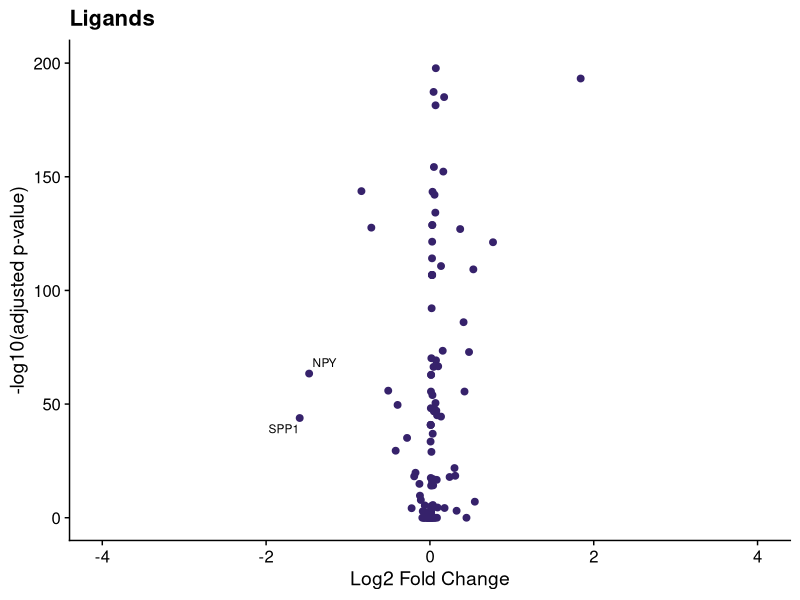
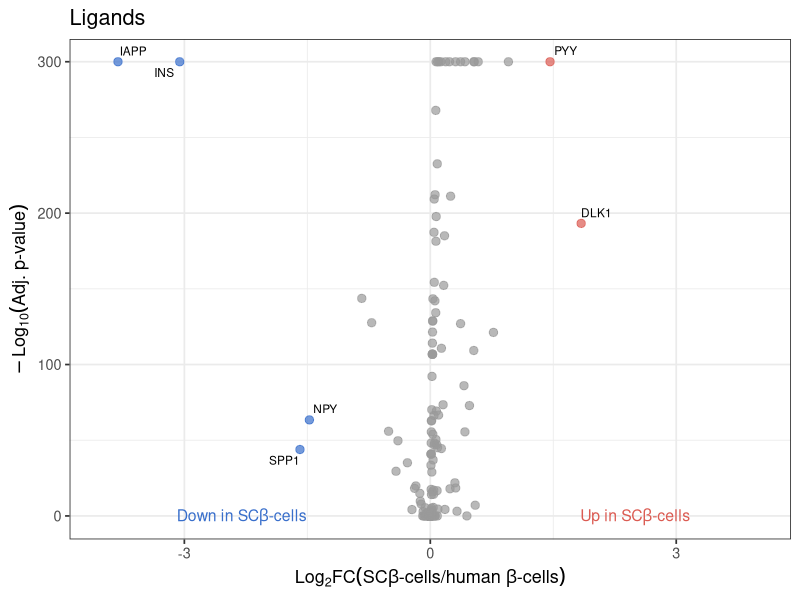
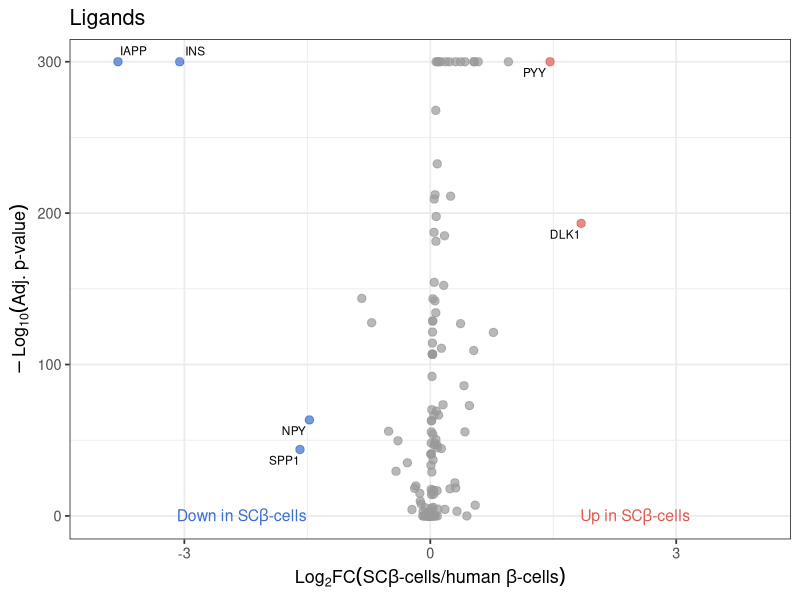

Write the R code that produced these figures, in order. (Note: this script raises an error after producing the figures.)
# analyze seurat integration analysis data from Meltem
# compared the eBCs cell group from the lynn lab sorted stem cell dataset to
# the beta-cells group in the lynn lab human islet dataset


# load packages
library(tidyverse)
library(cowplot)
library(ggrepel) 


###################### load data ####################################



# open integration analysis data
integration_df <- (read.csv("single_cell_analysis/data/markers_humanislet_vs_enrichedbeta_minpct0_lfc0.txt", 
                          sep = "\t")) %>% 
  rename(hgnc_symbol = hgnc_gene_id) %>% 
  # also change the direction of the Fold change ratio for consistency
  # with the proteomics fold change, which is stem cell over human islet
  # data from meltem is human beta cells over eBCs
  # take the negative to invert the direction of the fold change
  mutate(inverse_avg_log2FC = -avg_log2FC) %>% 
  # replace absolute 0 adj p values with 1e-300 for graphical purposes
  mutate(p_val_adj = ifelse(p_val_adj == 0, 1e-300, p_val_adj))


# open latest receptors list
receptors_df <- (read.csv("ligand_receptor_lists/feb2022_new_lists/OmniPath/data/receptors_with_proteomics_DE.tsv", 
                          sep = "\t"))
# open latest ligands list
ligands_df <- (read.csv("ligand_receptor_lists/feb2022_new_lists/OmniPath/data/ligands_with_proteomics_DE.tsv", 
                        sep = "\t")) 



######## append integration data to ligand/receptor lists ####################

# append to receptors
receptors_df <- receptors_df %>% 
  left_join(integration_df,
            by = "hgnc_symbol") %>% 
  # only keep log2FC and adj p value columns
  select(-avg_log2FC,
         -p_val,
         -pct.1,
         -pct.2) %>% 
  # rename columns for clarity in the main datatables
  rename(eBC_beta_scRNA_log2FC = inverse_avg_log2FC,
         eBC_beta_scRNA_adj_p_value = p_val_adj) %>% 
  # reorder columns for consistency with proteomics 
  relocate(eBC_beta_scRNA_adj_p_value,
           .after = eBC_beta_scRNA_log2FC)


# append to ligands
ligands_df <- ligands_df %>% 
  left_join(integration_df,
            by = "hgnc_symbol") %>% 
# only keep log2FC and adj p value columns
select(-avg_log2FC,
       -p_val,
       -pct.1,
       -pct.2) %>% 
  # rename columns for clarity in the main datatables
  rename(eBC_beta_scRNA_log2FC = inverse_avg_log2FC,
         eBC_beta_scRNA_adj_p_value = p_val_adj) %>% 
  # reorder columns for consistency with proteomics 
  relocate(eBC_beta_scRNA_adj_p_value,
           .after = eBC_beta_scRNA_log2FC)


# save new datatables
write_tsv(ligands_df,
          "ligand_receptor_lists/feb2022_new_lists/OmniPath/data/ligands_with_scRNA_DE.tsv")

write_tsv(receptors_df,
          "ligand_receptor_lists/feb2022_new_lists/OmniPath/data/receptors_with_scRNA_DE.tsv")


############## check number of genes with integration data #####################

# View data
ligands_df %>% 
  filter(keep_in_list %in% c("Yes", "TBD")) %>% 
  filter(consensus_score > 4) %>% 
  select(hgnc_symbol,
         sorted_eBCs,
         Beta,
         eBC_beta_scRNA_log2FC,
         eBC_beta_scRNA_adj_p_value) %>%
  View()

# check number of ligands/receptors that arent NA in the integration
# ligands
ligands_df %>% 
  filter(keep_in_list %in% c("Yes", "TBD")) %>% 
  filter(consensus_score > 4) %>% 
  filter(!is.na(eBC_beta_scRNA_log2FC)) %>% 
  select(hgnc_symbol,
         sorted_eBCs,
         Beta,
         eBC_beta_scRNA_log2FC,
         eBC_beta_scRNA_adj_p_value) %>%
  View()
# 202 ligands without NA's

# receptors
receptors_df %>% 
  filter(keep_in_list %in% c("Yes", "TBD")) %>% 
  filter(consensus_score > 7) %>% 
  filter(!is.na(eBC_beta_scRNA_log2FC)) %>% 
  select(hgnc_symbol,
         sorted_eBCs,
         Beta,
         eBC_beta_scRNA_log2FC,
         eBC_beta_scRNA_adj_p_value) %>%
  View()
# 231 receptors



######################## ligands volcano plot ############################

# ligands
ligands_df %>% 
  filter(keep_in_list %in% c("Yes", "TBD")) %>% 
  filter(consensus_score > 4) %>% 
  ggplot(aes(x = eBC_beta_scRNA_log2FC, 
             y = -log10(eBC_beta_scRNA_adj_p_value),
             label = hgnc_symbol)) +
  geom_point(colour = "#36226B", size = 2) +
  labs(x = "Log2 Fold Change",
       y = "-log10(adjusted p-value)") +
  ggtitle("Ligands") +
  scale_y_continuous(limits = c(0,200)) +
  scale_x_continuous(limits = c(-4,4)) +
  geom_text_repel(data=subset(ligands_df %>% 
                                filter(keep_in_list %in% c("Yes", "TBD")) %>% 
                                filter(consensus_score > 4) %>% 
                                filter(eBC_beta_scRNA_log2FC < -1)), 
                  size = 3) +
  theme_cowplot()






ligands_df_2 <- ligands_df %>% 
  filter(keep_in_list %in% c("Yes", "TBD")) %>% 
  filter(consensus_score > 4) %>% 
  # create column with log2FC threshold data 
  mutate(log2FC_threshold = cut(eBC_beta_scRNA_log2FC, 
                                #  based on log2 transformed breakpoints
                                breaks=c(-Inf,-1,1,Inf), 
                                labels=c(-1,0,1))) %>%
  # create column with adj p value threshold
  mutate(adjpvalue_threshold = cut(eBC_beta_scRNA_adj_p_value,
                                   breaks = c(-Inf,0.05,Inf),
                                   labels = c(1,0))) %>%
  # create column that combines both thresholds by multiplying
  # have to convert factor columns to numeric
  mutate(sig_change_threshold = as.numeric(as.character(log2FC_threshold)) 
         * as.numeric(as.character(adjpvalue_threshold)),
         sig_change_threshold = cut(sig_change_threshold,
                                    breaks=c(-Inf,-0.5,0.5,Inf), 
                                    labels=c("Up in human islets",
                                             "no change",
                                             "Up in SC-islets")))
  # plot
ligands_df_2 %>% 
  ggplot(aes(x = eBC_beta_scRNA_log2FC, 
             y = -log10(eBC_beta_scRNA_adj_p_value),
             label = hgnc_symbol)) +
  # colour points based on the threshold
  geom_point(aes(colour = sig_change_threshold),
             size = 2.5,
             alpha = 0.7) +
  scale_colour_manual(values = c("#396FCB", "gray60", "#DB5B52")) +
  labs(x = bquote(Log["2"]*FC(paste("SC", beta, "-cells/human ", beta, "-cells"))),
       y = bquote(-Log["10"]("Adj. p-value"))) +
  scale_x_continuous(limits = c(-4,4),
                     breaks = c(-3,0,3)) +
#  scale_y_continuous(limits = c(0,320)) +
  ggtitle("Ligands") +
  # add text labels to the colours
  annotate("text",
           x = -2.3, 
           y = -0.5, 
           label = expression(paste("Down in SC", beta, "-cells")),
           size = 4,
           colour = "#396FCB") +
  annotate("text",
           x = 2.5, 
           y = -0.5, 
           label = expression(paste("Up in SC", beta, "-cells")),
           size = 4,
           colour = "#DB5B52") +
  geom_text_repel(data=ligands_df_2 %>% 
                    filter(keep_in_list %in% c("Yes", "TBD")) %>% 
                    filter(consensus_score > 4) %>% 
                    filter(sig_change_threshold %in% c("Up in human islets",
                                                       "Up in SC-islets")),
                  size = 3) +
  theme_bw(base_size = 13) +
  theme(legend.position="none")


# save the plot
ggsave("ligand_receptor_lists/feb2022_new_lists/OmniPath/figures/scRNAseq_volcano_plots/ligands_scRNAseq_volcano_eBC_vs_betacell.png",
       scale = 1.5)





########################## receptors volcano plot ####################################
receptors_df %>% 
  filter(keep_in_list %in% c("Yes", "TBD")) %>% 
  filter(consensus_score > 7) %>% 
  ggplot(aes(x = avg_log2FC, 
             y = -log10(p_val_adj),
             label = hgnc_symbol)) +
  geom_point(colour = "#1F9274", size = 2) +
  labs(x = "Log2 Fold Change",
       y = "-log10(adjusted p-value)") +
  ggtitle("Receptors") +
  scale_y_continuous(limits = c(0,200)) +
  scale_x_continuous(limits = c(-2,2)) +
  geom_text_repel(data=subset(receptors_df %>% 
                                filter(keep_in_list %in% c("Yes", "TBD")) %>% 
                                filter(consensus_score > 7)), 
                  size = 3,
                  max.overlaps = 30,
                  force = 30,
                  max.time = 10) +
  theme_cowplot()






receptors_df_2 <- receptors_df %>% 
  filter(keep_in_list %in% c("Yes", "TBD")) %>% 
  filter(consensus_score > 7) %>% 
  # create column with log2FC threshold data 
  mutate(log2FC_threshold = cut(eBC_beta_scRNA_log2FC, 
                                #  based on log2 transformed breakpoints
                                breaks=c(-Inf,-0.5,0.5,Inf), 
                                labels=c(-1,0,1))) %>%
  # create column with adj p value threshold
  mutate(adjpvalue_threshold = cut(eBC_beta_scRNA_adj_p_value,
                                   breaks = c(-Inf,0.05,Inf),
                                   labels = c(1,0))) %>%
  # create column that combines both thresholds by multiplying
  # have to convert factor columns to numeric
  mutate(sig_change_threshold = as.numeric(as.character(log2FC_threshold)) 
         * as.numeric(as.character(adjpvalue_threshold)),
         sig_change_threshold = cut(sig_change_threshold,
                                    breaks=c(-Inf,-0.5,0.5,Inf), 
                                    labels=c("Up in human islets",
                                             "no change",
                                             "Up in SC-islets")))
# plot
receptors_df_2 %>% 
  ggplot(aes(x = eBC_beta_scRNA_log2FC, 
             y = -log10(eBC_beta_scRNA_adj_p_value),
             label = hgnc_symbol)) +
  # colour points based on the threshold
  geom_point(aes(colour = sig_change_threshold),
             size = 2.5,
             alpha = 0.7) +
  scale_colour_manual(values = c("#396FCB", "gray60", "#DB5B52")) +
  labs(x = bquote(Log["2"]*FC(paste("SC", beta, "-cells/human ", beta, "-cells"))),
       y = bquote(-Log["10"]("Adj. p-value"))) +
  scale_x_continuous(limits = c(-2,2),
                     breaks = c(-2,0,2)) +
  scale_y_continuous(limits = c(0,320)) +
  ggtitle("Receptors") +
  # add text labels to the colours
  annotate("text",
           x = -1.2, 
           y = -0, 
           label = expression(paste("Down in SC", beta, "-cells")),
           size = 4,
           colour = "#396FCB") +
  annotate("text",
           x = 1.2, 
           y = -0, 
           label = expression(paste("Up in SC", beta, "-cells")),
           size = 4,
           colour = "#DB5B52") +
  geom_text_repel(data=receptors_df_2 %>% 
                    filter(keep_in_list %in% c("Yes", "TBD")) %>% 
                    filter(consensus_score > 7) %>% 
                    filter(sig_change_threshold %in% c("Up in human islets",
                                                       "Up in SC-islets")),
                  size = 3,
                  force_pull = 1,
                  max.overlaps = 10,
                  max.time = 3,
                  force = 20) +
  theme_bw(base_size = 13) +
  theme(legend.position="none")


# save the plot
# save the plot
ggsave("ligand_receptor_lists/feb2022_new_lists/OmniPath/figures/scRNAseq_volcano_plots/receptors_scRNAseq_volcano_eBC_vs_betacell.png",
       scale = 1.5)




# ggsave("ligand_receptor_lists/feb2022_new_lists/OmniPath/figures/scRNAseq_volcano_plots/receptors_scRNAseq_volcano_eBC_vs_betacell_log2fc0_5.JPG",
#        device = "jpg",
#        width = 1500,
#        height = 1500,
#        units = "px",
#        scale = 0.8)



########################## all genes volanco plot ####################################


integration_df %>% 
# create column with log2FC threshold data 
mutate(log2FC_threshold = cut(inverse_avg_log2FC, 
                              #  based on log2 transformed breakpoints
                              breaks=c(-Inf,-1,1,Inf), 
                              labels=c(-1,0,1))) %>%
  # create column with adj p value threshold
  mutate(adjpvalue_threshold = cut(p_val_adj,
                                   breaks = c(-Inf,0.05,Inf),
                                   labels = c(1,0))) %>%
  # create column that combines both thresholds by multiplying
  # have to convert factor columns to numeric
  mutate(sig_change_threshold = as.numeric(as.character(log2FC_threshold)) 
         * as.numeric(as.character(adjpvalue_threshold)),
         sig_change_threshold = cut(sig_change_threshold,
                                    breaks=c(-Inf,-0.5,0.5,Inf), 
                                    labels=c("Up in human islets",
                                             "no change",
                                             "Up in SC-islets"))) %>% 
  # plot
  ggplot(aes(x = inverse_avg_log2FC, 
             y = -log10(p_val_adj),
             label = hgnc_symbol)) +
  # colour points based on the threshold
  geom_point(aes(colour = sig_change_threshold),
             size = 1.4,
             alpha = 0.6) +
  scale_colour_manual(values = c("#396FCB", "gray60", "#DB5B52")) +
  labs(x = bquote(Log["2"]*FC(paste("SC", beta, "-cells/human ", beta, "-cells"))),
       y = bquote(-Log["10"]("Adj. p-value"))) +
 # scale_x_continuous(limits = c(-4,6)) +
  ggtitle("All genes") +
  # add text labels to the colours
  annotate("text",
           x = -5.5, 
           y = -0.5, 
           label = expression(paste("Down in SC", beta, "-cells")),
           size = 4,
           colour = "#396FCB") +
  annotate("text",
           x = 3.9, 
           y = -0.5, 
           label = expression(paste("Up in SC", beta, "-cells")),
           size = 4,
           colour = "#DB5B52") +
  # add text label for genes that really stand out
  geom_text_repel(data=subset(integration_df %>% 
                                filter(hgnc_symbol %in% c("MALAT1",
                                                          "INS", 
                                                          "IAPP",
                                                          "eGFP",
                                                          "CHGA"))),
                  size = 3,
                  nudge_y = -3,
                  force = 1,
                  force_pull = 1) +
  theme_bw(base_size = 13) +
  theme(legend.position="none")

# save the plot
# save the plot
ggsave("ligand_receptor_lists/feb2022_new_lists/OmniPath/figures/scRNAseq_volcano_plots/allgenes_scRNAseq_volcano_eBC_vs_betacell.png",
       scale = 1.5)



# ggsave("ligand_receptor_lists/feb2022_new_lists/OmniPath/figures/scRNAseq_volcano_plots/allgenes_scRNAseq_volcano_eBC_vs_betacell.JPG",
#        device = "jpg",
#        width = 1500,
#        height = 1500,
#        units = "px",
#        scale = 0.8)
